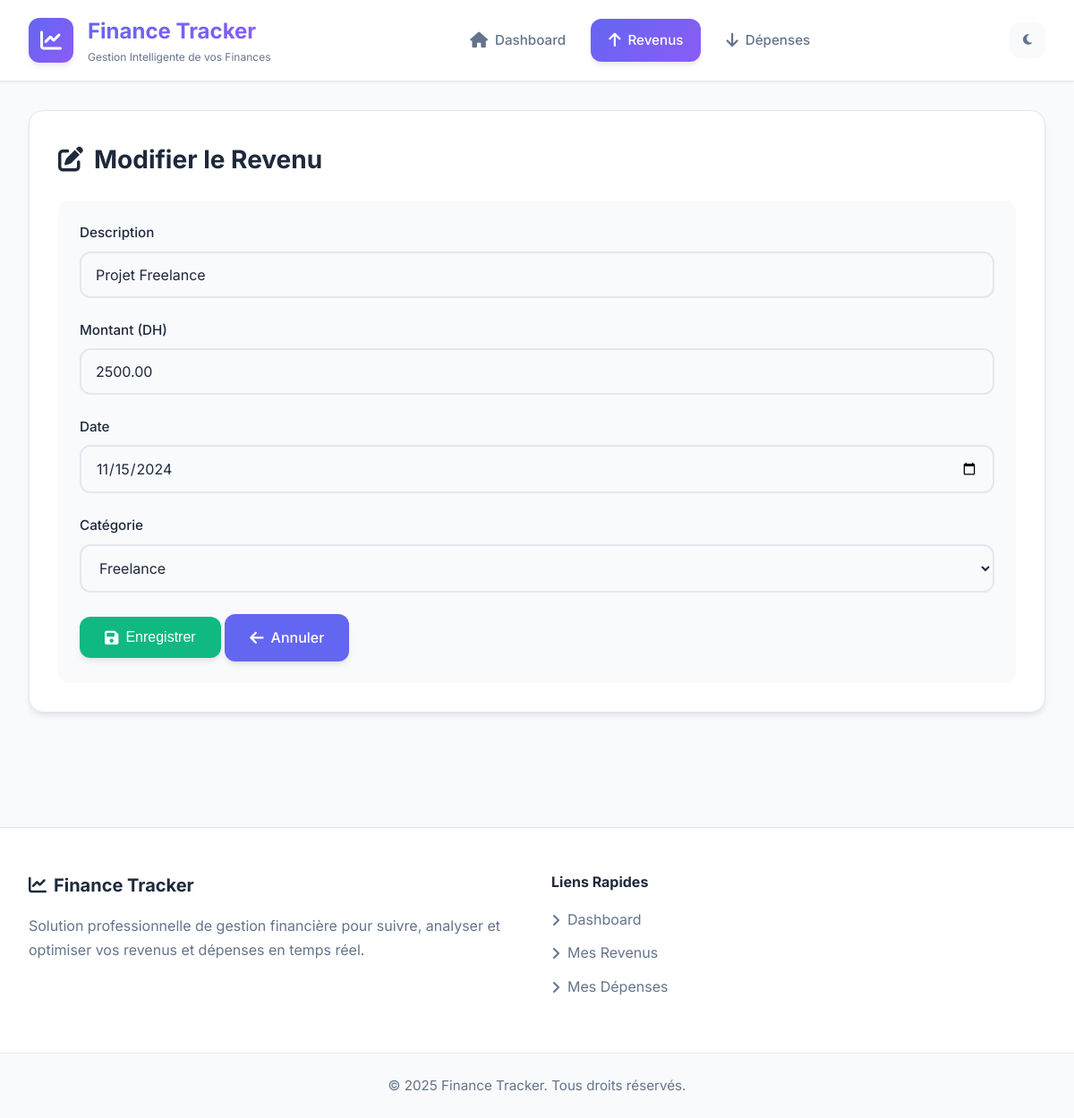
/edit_income.php?id=2, run on the app's committed database.
### tables this page shows
CREATE TABLE IF NOT EXISTS incomes (
    id INT AUTO_INCREMENT PRIMARY KEY,
    description VARCHAR(255) NOT NULL,
    amount DECIMAL(10, 2) NOT NULL,
    income_date DATE NOT NULL,
    category_id INT DEFAULT NULL,
    created_at TIMESTAMP DEFAULT CURRENT_TIMESTAMP,
    updated_at TIMESTAMP DEFAULT CURRENT_TIMESTAMP ON UPDATE CURRENT_TIMESTAMP
);

CREATE TABLE IF NOT EXISTS categories (
    id INT AUTO_INCREMENT PRIMARY KEY,
    name VARCHAR(100) NOT NULL UNIQUE,
    type ENUM('income', 'expense') NOT NULL,
    created_at TIMESTAMP DEFAULT CURRENT_TIMESTAMP
);

### edit_income.php (the view, shortened to what this page needs)
<?php
require_once 'config/database.php';
$id = (int)$_GET['id'];
$stmt = $pdo->prepare("SELECT * FROM incomes WHERE id = ?");
$stmt->execute([$id]);
$income = $stmt->fetch();
$categories = $pdo->query("SELECT * FROM categories WHERE type = 'income' ORDER BY name")->fetchAll();
include 'includes/header.php';
?>
<div class="content">
    <h2><i class="fas fa-edit"></i> Modifier le Revenu</h2>
    <form method="POST" style="background: var(--bg-main); padding: 1.5rem; border-radius: var(--radius);">
        <div class="form-group">
            <label>Description</label>
            <input type="text" name="description" value="<?= htmlspecialchars($income['description']) ?>" required>
        </div>
        <div class="form-group">
            <label>Montant (DH)</label>
            <input type="number" step="0.01" name="amount" value="<?= $income['amount'] ?>" required>
        </div>
        <div class="form-group">
            <label>Date</label>
            <input type="date" name="income_date" value="<?= $income['income_date'] ?>" required>
        </div>
        <div class="form-group">
            <label>Catégorie</label>
            <select name="category_id">
                <?php foreach ($categories as $cat): ?>
                    <option value="<?= $cat['id'] ?>" <?= $income['category_id'] == $cat['id'] ? 'selected' : '' ?>>
                        <?= htmlspecialchars($cat['name']) ?>
                    </option>
                <?php endforeach; ?>
            </select>
        </div>
        <button type="submit" class="btn btn-success">
            <i class="fas fa-save"></i> Enregistrer
        </button>
        <a href="incomes.php" class="btn">
            <i class="fas fa-arrow-left"></i> Annuler
        </a>
    </form>
</div>
<?php include 'includes/footer.php'; ?>

### assets/css/style.css (style rules this page uses)
:root { --primary: #6366f1; --primary-dark: #4f46e5; --secondary: #8b5cf6; --success: #10b981; --danger: #ef4444; --warning: #f59e0b; --info: #3b82f6; --bg-main: #f8fafc; --bg-card: #ffffff; --text-primary: #1e293b; --text-secondary: #64748b; --border: #e2e8f0; --shadow-sm: 0 1px 2px 0 rgba(0, 0, 0, 0.05); --shadow: 0 4px 6px -1px rgba(0, 0, 0, 0.1); --shadow-lg: 0 10px 15px -3px rgba(0, 0, 0, 0.1); --shadow-xl: 0 20px 25px -5px rgba(0, 0, 0, 0.1); --radius-sm: 0.5rem; --radius: 0.75rem; --radius-lg: 1rem; --transition: all 0.3s cubic-bezier(0.4, 0, 0.2, 1); }
* { margin: 0; padding: 0; box-sizing: border-box; }
body { font-family: 'Inter', -apple-system, BlinkMacSystemFont, 'Segoe UI', sans-serif; background: var(--bg-main); color: var(--text-primary); line-height: 1.6; min-height: 100vh; transition: var(--transition); }
.content { background: var(--bg-card); padding: 2rem; border-radius: var(--radius-lg); border: 1px solid var(--border); box-shadow: var(--shadow); margin-bottom: 2rem; }
.content h2 { font-size: 1.75rem; margin-bottom: 1.5rem; color: var(--text-primary); display: flex; align-items: center; gap: 0.75rem; }
.form-group { margin-bottom: 1.5rem; }
.form-group label { display: block; margin-bottom: 0.5rem; font-weight: 500; color: var(--text-primary); font-size: 0.95rem; }
.form-group input, .form-group select, .form-group textarea { width: 100%; padding: 0.875rem 1rem; border: 2px solid var(--border); border-radius: var(--radius); background: var(--bg-main); color: var(--text-primary); font-size: 1rem; font-family: inherit; transition: var(--transition); }
.btn { display: inline-flex; align-items: center; gap: 0.5rem; padding: 0.875rem 1.75rem; background: var(--primary); color: white; border: none; border-radius: var(--radius); font-size: 1rem; font-weight: 500; text-decoration: none; cursor: pointer; transition: var(--transition); box-shadow: var(--shadow); }
.btn-success { background: var(--success); }
.btn i { font-size: 1.1rem; }

### data on the page
incomes: description "Projet Freelance", amount "2500.00", income_date "11/15/2024", category_id "Freelance"
